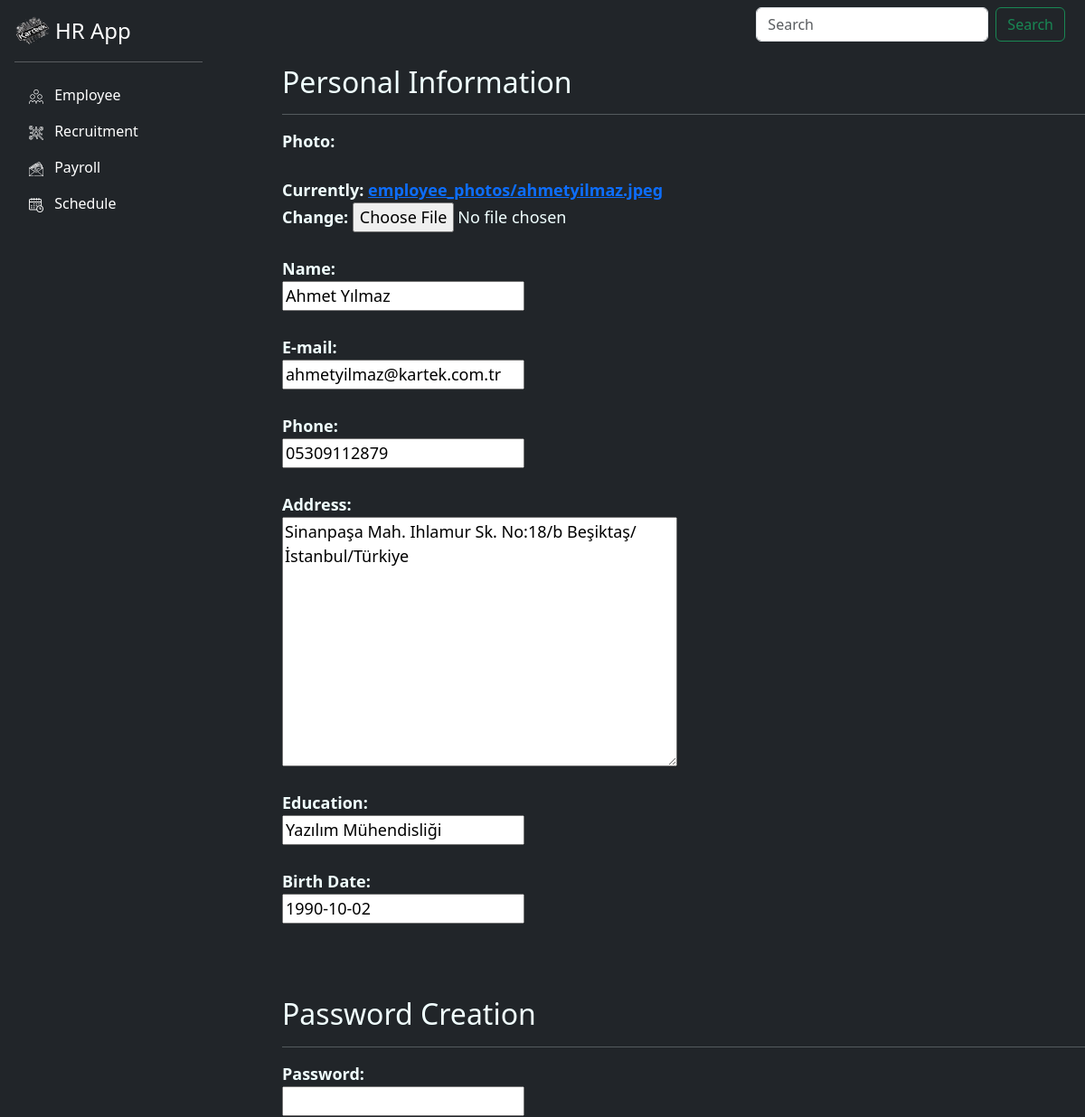
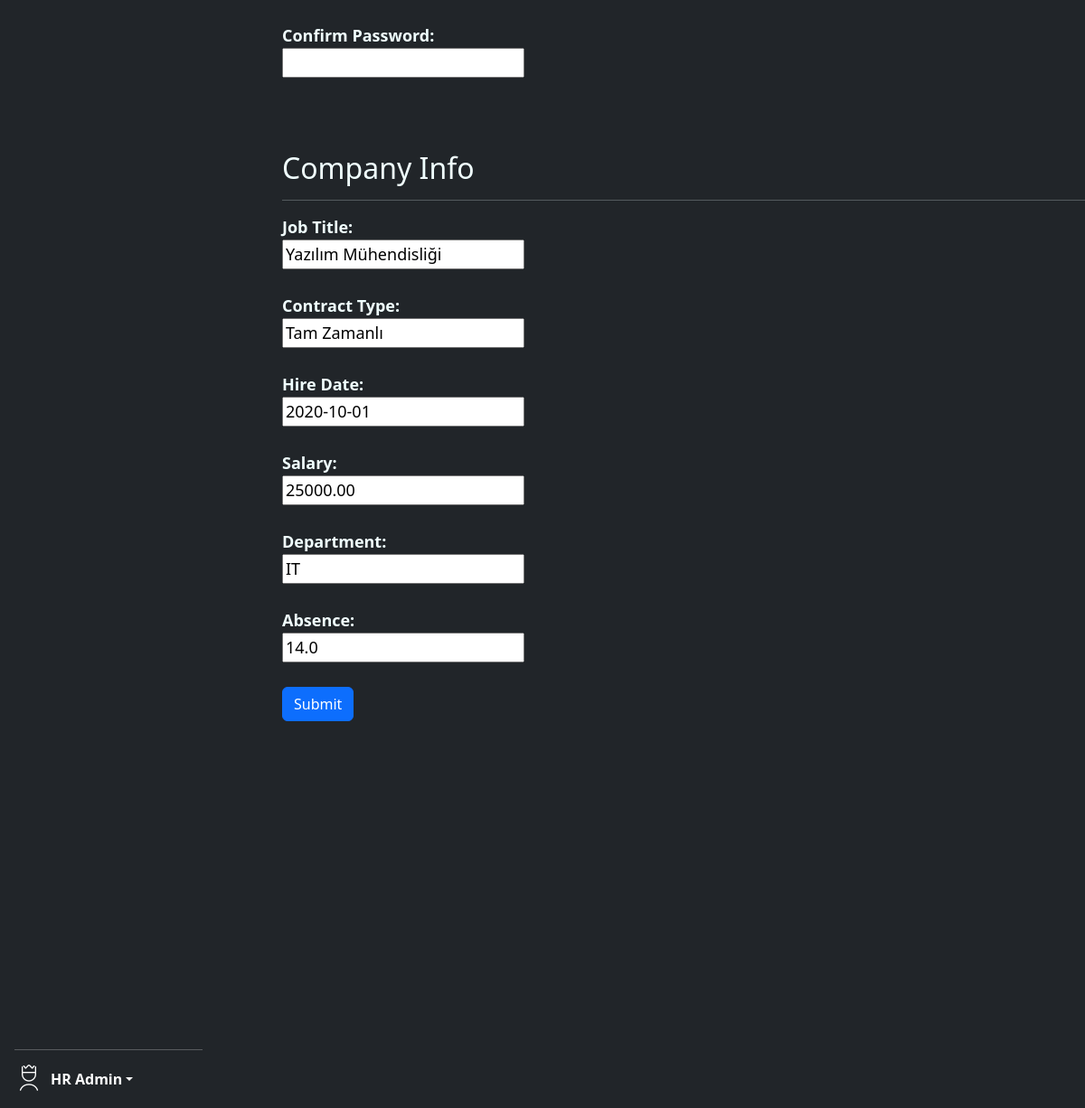
The page /hr_app/edit_employee/1/ on the database its author committed (2 pictures, top to bottom).
### hr_app/models.py (models this page shows, shortened)
class Employee(models.Model):
    name = models.CharField(max_length=100)
    email = models.EmailField(help_text="someone@kartek.com",unique=True)
    phone = models.CharField(max_length=15)
    address = models.TextField(null=True)
    position = models.CharField(max_length=50)
    contract_type = models.CharField(max_length=50)
    hire_date= models.DateField()
    salary = models.DecimalField(max_digits=10,decimal_places=2)
    department = models.CharField(max_length=100)
    education = models.CharField(max_length=100)
    birthdate = models.DateField()
    photo = models.ImageField(upload_to="employee_photos/")
    password = models.CharField(max_length=120)
    absence = models.DecimalField(max_digits=4,decimal_places=1,null=True)

### hr_app/views.py (the view)
# urls.py: path("edit_employee/<int:id>/",views.edit_employee,name="edit_employee"),
def edit_employee(request,id):
    employee = get_object_or_404(Employee,id=id)
    if request.method == "POST":
        form = AddNewEmployee(request.POST, request.FILES,instance=employee)
        if form.is_valid():
            form.save()
            messages.success(request,"Employee edited successfully!")
            employees = Employee.objects.all()
            return render(request,"manageemployee.html",{"employees":employees})
        else:
            messages.error(request,"Employee couldn't be edited. Please check the errors.")
    else:
       form = AddNewEmployee(instance=employee)
    return render(request,"editemployee.html",{"form":form})

### hr_app/forms.py (shortened to what this page needs)
class AddNewEmployee(ModelForm):
    password = forms.CharField(widget=forms.PasswordInput)
    password_confirm = forms.CharField(widget=forms.PasswordInput)
    class Meta:
        model = Employee
        fields = ["name", "email", "password", "phone", "address", "position", "contract_type",
                  "hire_date", "salary", "department", "education", "birthdate", "photo", "password_confirm","absence"]

### hr_app/templates/editemployee.html (shortened to what this page needs)
{% extends "base.html" %}
{% load static %}
{% block content %}
<div class="container fixed-top label" style="margin-left: 25%; margin-top: 6%; max-height: 80vh; overflow-y: auto; color: azure;">
<form method="post" enctype="multipart/form-data" action="" id="myForm">
    <fieldset>
        <legend><h2>Personal Information</h2></legend>
        <hr>
        <label for="{{ form.photo.id_for_label }}" style="font-weight: bold;font-size:18px;">Photo:</label>
        <br><br>
        {{ form.photo}}
        <br><br>
        <label for="{{ form.name.id_for_label }}">Name:</label>
        <br>
        {{ form.name }}
        <br><br>
        <label for="{{ form.email.id_for_label }}">E-mail:</label>
        <br>
        {{ form.email }}
        <br><br>
        <label for="{{ form.phone.id_for_label }}">Phone:</label>
        <br>
        {{ form.phone }}
        <br><br>
        <label for="{{ form.address.id_for_label }}">Address:</label>
        <br>
        {{ form.address }}
        <br><br>
        <label for="{{ form.education.id_for_label }}">Education:</label>
        <br>
        {{ form.education }}
        <br><br>
        <label for="{{ form.birthdate.id_for_label }}">Birth Date:</label>
        <br>
        {{ form.birthdate }}
        <br><br>
    </fieldset>
    <br><br>
    <fieldset>
        <legend> <h2>Password Creation </h2></legend>
        <hr>
        <label for="{{ form.password.id_for_label }}">Password:</label>
        <br>
        {{ form.password }}
        <br><br>
        <label for="{{ form.password_confirm.id_for_label }}">Confirm Password:</label>
        <br>
        {{ form.password_confirm }}
        <br><br>
    </fieldset>
    <br><br>
    <fieldset>
        <legend><h2>Company Info </h2></legend>
        <hr>
        <label for="{{ form.position.id_for_label }}">Job Title:</label>
        <br>
        {{ form.position }}
        <br><br>
        <label for="{{ form.contract_type.id_for_label }}">Contract Type:</label>
        <br>
        {{ form.contract_type}}
        <br><br>
        <label for="{{ form.hire_date.id_for_label }}">Hire Date:</label>
        <br>
        {{ form.hire_date}}
        <br><br>
        <label for="{{ form.salary.id_for_label }}">Salary:</label>
        <br>
        {{ form.salary}}
        <br><br>
        <label for="{{ form.department.id_for_label }}">Department:</label>
        <br>
        {{ form.department}}
        <br><br>
        <label for="{{ form.absence.id_for_label }}">Absence:</label>
        <br>
        {{ form.absence}}
        <br><br>
    </fieldset>
    <button type="button" class="btn btn-primary" data-bs-toggle="modal" data-bs-target="#confirmationModal">
    Submit
   </button>
</form>
</div>
{% endblock %}

### hr_app/static/header.css (style rules this page uses)
.label { font-weight: bold; font-size:18px; }

### rows shown on the page
Employee: name "Ahmet Yılmaz", email "ahmetyilmaz@kartek.com.tr", phone "05309112879", address "Sinanpaşa Mah. Ihlamur Sk. No:18/b Beşiktaş/İstanbul/Türkiye", education "Yazılım Mühendisliği", birthdate "1990-10-02", position "Yazılım Mühendisliği", contract_type "Tam Zamanlı", hire_date "2020-10-01", salary "25000.00", department "IT", absence "14.0"
